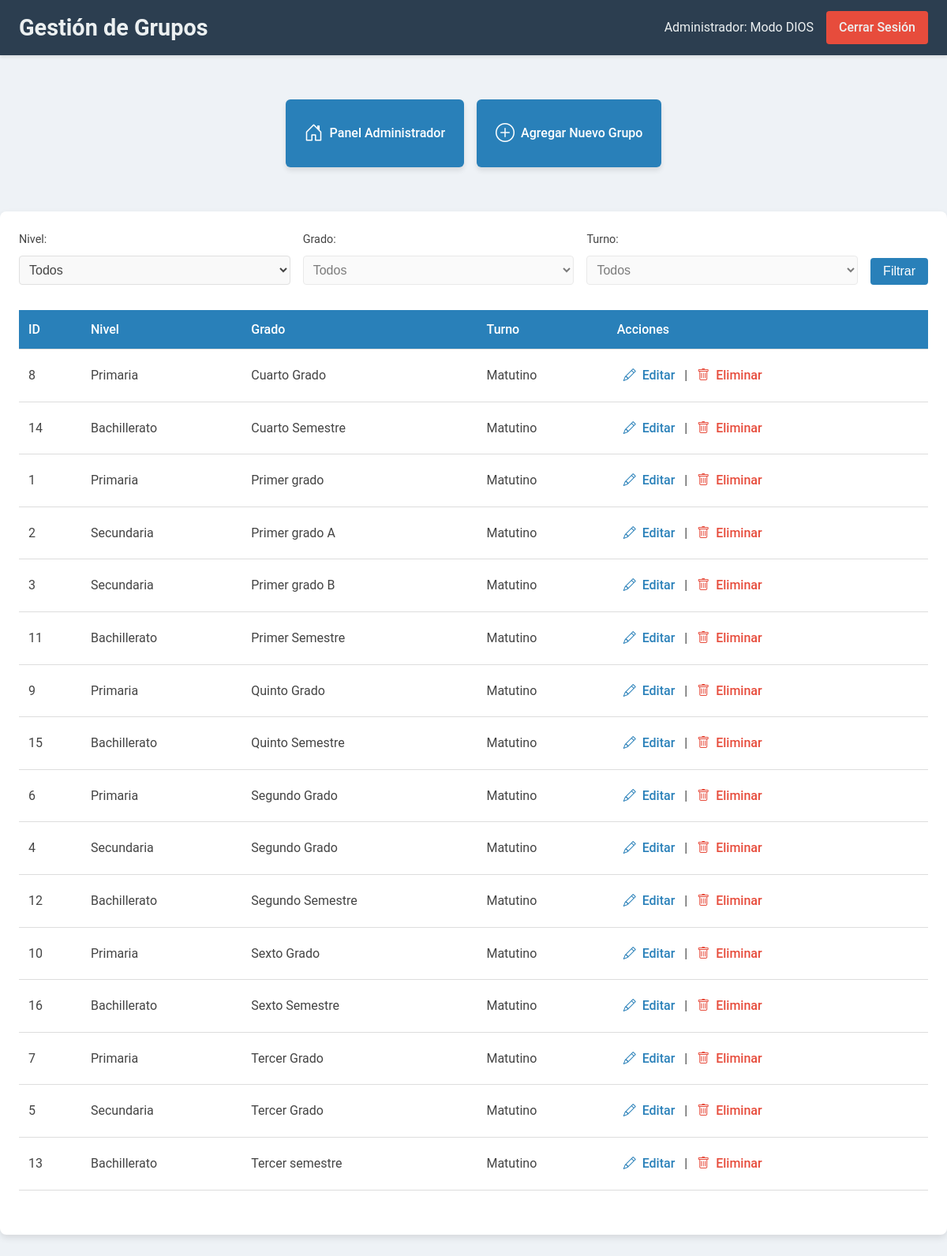
Page /administrador/gestionar_grupos.php (signed in) on the committed database.
### tables this page shows
CREATE TABLE `grupos` (
  `id_grupo` int(11) NOT NULL,
  `nivel_id` int(11) NOT NULL,
  `grado` varchar(20) NOT NULL,
  `turno` varchar(20) NOT NULL
);

CREATE TABLE `niveles` (
  `nivel_id` int(11) NOT NULL,
  `nivel_nombre` varchar(50) NOT NULL
);

### administrador/gestionar_grupos.php (the view, shortened to what this page needs)
<?php
require_once '../db.php';
$filtro_nivel = $_GET['nivel'] ?? '';
$filtro_grado = $_GET['grado'] ?? '';
try {
    $sql = "
        SELECT g.id_grupo, n.nivel_nombre, g.grado, g.turno
        FROM grupos g
        JOIN niveles n ON g.nivel_id = n.nivel_id
        WHERE 1=1
    ";
    $sql .= " ORDER BY g.grado ASC";
    $stmt = $pdo->prepare($sql);
    $stmt->execute();
    $grupos = $stmt->fetchAll(PDO::FETCH_ASSOC);
} catch (PDOException $e) {
    die("Error al obtener los grupos: " . $e->getMessage());
}
?>
<!DOCTYPE html>
<html lang="es">
<head>
    <link rel="stylesheet" href="CSS/gestionar_grupos.css">
    <link href="https://cdn.jsdelivr.net/npm/bootstrap-icons/font/bootstrap-icons.css" rel="stylesheet">
</head>
<body>
    <header class="navbar">
        <div class="navbar-container">
            <h1>Gestión de Grupos</h1>
            <div class="navbar-right">
                <span>Administrador: <?php echo htmlspecialchars($_SESSION['nombre']); ?></span>
                <a href="../logout.php" class="logout-button">Cerrar Sesión</a>
            </div>
        </div>
    </header>
    <div class="button-container">
        <a href="administrador_dashboard.php" class="control-button">
            <i class="bi bi-house-door"></i>
            <span>Panel Administrador</span>
        </a>
        <a href="agregar_grupo.php" class="control-button">
            <i class="bi bi-plus-circle"></i>
            <span>Agregar Nuevo Grupo</span>
        </a>
    </div>
    <main class="main-container">
        <form method="GET" action="gestionar_grupos.php" class="filter-form">
            <div class="filter-group">
                <label for="nivel">Nivel:</label>
                <select name="nivel" id="nivel" required>
                    <option value="">Todos</option>
                </select>
            </div>
            <div class="filter-group">
                <label for="grado">Grado:</label>
                <select name="grado" id="grado" <?php echo (empty($filtro_nivel) || $filtro_nivel === 'Todos') ? 'disabled' : ''; ?>>
                    <option value="">Todos</option>
                </select>
            </div>
            <div class="filter-group">
                <label for="turno">Turno:</label>
                <select name="turno" id="turno" <?php echo empty($filtro_grado) ? 'disabled' : ''; ?>>
                    <option value="">Todos</option>
                </select>
            </div>
            <button type="submit" class="filter-button">Filtrar</button>
        </form>
        <table>
            <thead>
                <tr>
                    <th>ID</th>
                    <th>Nivel</th>
                    <th>Grado</th>
                    <th>Turno</th>
                    <th>Acciones</th>
                </tr>
            </thead>
            <tbody>
                <?php
                if (!empty($grupos)) {
                    foreach ($grupos as $row) {
                        echo "<tr>
                                <td>{$row['id_grupo']}</td>
                                <td>{$row['nivel_nombre']}</td>
                                <td>{$row['grado']}</td>
                                <td>{$row['turno']}</td>
                                <td>
                                    <a href='editar_grupos.php?id={$row['id_grupo']}' class='action-button edit'>
                                        <i class='bi bi-pencil'></i> Editar
                                    </a> |
                                    <a href=\"eliminar_grupo.php?id={$row['id_grupo']}\" class='action-button delete' onclick=\"return confirm('¿Estás seguro de eliminar este grupo?');\">
                                        <i class='bi bi-trash'></i> Eliminar
                                    </a>
                                </td>
                            </tr>";
                    }
                } else {
                    echo "<tr><td colspan='5'>No hay grupos registrados.</td></tr>";
                }
                ?>
            </tbody>
        </table>
    </main>
</body>
</html>

### administrador/CSS/gestionar_grupos.css (style rules this page uses)
body { margin: 0; padding: 0; font-family: 'Roboto', sans-serif; background-color: #eef2f6; color: #444; line-height: 1.6; }
.navbar { background-color: #2c3e50; color: #ecf0f1; padding: 0.75rem 1.5rem; box-shadow: 0 2px 4px rgba(0, 0, 0, 0.1); position: sticky; top: 0; z-index: 1000; }
.navbar-container { display: flex; justify-content: space-between; align-items: center; max-width: 1200px; margin: 0 auto; }
.navbar h1 { margin: 0; font-size: 1.8rem; font-weight: bold; color: #ecf0f1; }
.navbar-right { display: flex; align-items: center; }
.navbar-right span { margin-right: 1rem; font-size: 1rem; }
.logout-button { text-decoration: none; color: #ecf0f1; background-color: #e74c3c; padding: 0.5rem 1rem; border-radius: 4px; font-weight: 500; border: none; transition: background-color 0.3s ease; cursor: pointer; }
.button-container { max-width: 1200px; margin: 2rem auto; padding: 1.5rem; display: flex; justify-content: center; gap: 1rem; flex-wrap: wrap; }
.control-button { text-decoration: none; background-color: #2980b9; color: #ffffff; padding: 1.5rem; text-align: center; border-radius: 6px; box-shadow: 0 4px 6px rgba(0, 0, 0, 0.1); font-size: 1rem; font-weight: 500; transition: transform 0.3s ease, background-color 0.3s ease; display: flex; align-items: center; gap: 0.5rem; }
.control-button i { font-size: 1.5rem; }
.main-container { max-width: 1200px; margin: 2rem auto; padding: 1.5rem; background-color: #ffffff; border-radius: 8px; box-shadow: 0 4px 8px rgba(0, 0, 0, 0.1); }
table { width: 100%; border-collapse: collapse; margin-bottom: 2rem; }
table th, table td { padding: 0.75rem; text-align: left; border-bottom: 1px solid #ddd; }
table th { background-color: #2980b9; color: #ffffff; font-weight: 500; }
.action-button { text-decoration: none; padding: 0.5rem; border-radius: 4px; font-weight: 500; transition: background-color 0.3s ease; display: inline-flex; align-items: center; gap: 0.5rem; }
.action-button.edit { color: #2980b9; }
.action-button.delete { color: #e74c3c; }
.filter-form { display: flex; gap: 1rem; margin-bottom: 2rem; align-items: flex-end; }
.filter-group { flex: 1; }
.filter-group label { display: block; font-size: 0.9rem; margin-bottom: 0.5rem; color: #444; }
.filter-group select { width: 100%; padding: 0.5rem; border: 1px solid #e0e0e0; border-radius: 4px; font-size: 1rem; color: #444; background-color: #f9f9f9; transition: border-color 0.3s ease; }
.filter-button { padding: 0.5rem 1rem; background-color: #2980b9; color: #ffffff; border: none; border-radius: 4px; font-size: 1rem; font-weight: 500; cursor: pointer; transition: background-color 0.3s ease; }

### rows in the picture
grupos: id_grupo "8", nivel.nivel_nombre "Primaria", grado "Cuarto Grado", turno "Matutino"
grupos: id_grupo "14", nivel.nivel_nombre "Bachillerato", grado "Cuarto Semestre", turno "Matutino"
grupos: id_grupo "1", nivel.nivel_nombre "Primaria", grado "Primer grado", turno "Matutino"
grupos: id_grupo "2", nivel.nivel_nombre "Secundaria", grado "Primer grado A", turno "Matutino"
grupos: id_grupo "3", nivel.nivel_nombre "Secundaria", grado "Primer grado B", turno "Matutino"
grupos: id_grupo "11", nivel.nivel_nombre "Bachillerato", grado "Primer Semestre", turno "Matutino"
grupos: id_grupo "9", nivel.nivel_nombre "Primaria", grado "Quinto Grado", turno "Matutino"
grupos: id_grupo "15", nivel.nivel_nombre "Bachillerato", grado "Quinto Semestre", turno "Matutino"
grupos: id_grupo "6", nivel.nivel_nombre "Primaria", grado "Segundo Grado", turno "Matutino"
grupos: id_grupo "4", nivel.nivel_nombre "Secundaria", grado "Segundo Grado", turno "Matutino"
grupos: id_grupo "12", nivel.nivel_nombre "Bachillerato", grado "Segundo Semestre", turno "Matutino"
grupos: id_grupo "10", nivel.nivel_nombre "Primaria", grado "Sexto Grado", turno "Matutino"
grupos: id_grupo "16", nivel.nivel_nombre "Bachillerato", grado "Sexto Semestre", turno "Matutino"
grupos: id_grupo "7", nivel.nivel_nombre "Primaria", grado "Tercer Grado", turno "Matutino"
grupos: id_grupo "5", nivel.nivel_nombre "Secundaria", grado "Tercer Grado", turno "Matutino"
grupos: id_grupo "13", nivel.nivel_nombre "Bachillerato", grado "Tercer semestre", turno "Matutino"

### other values in the picture
$_SESSION['nombre'] "Modo DIOS"
